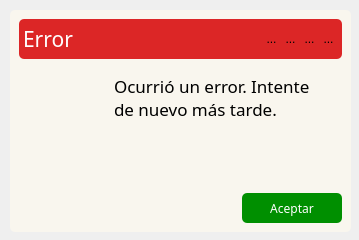
<?xml version="1.0" encoding="UTF-8"?>
<ui version="4.0">
 <class>error_dialog</class>
 <widget class="QDialog" name="error_dialog">
  <property name="geometry">
   <rect>
    <x>0</x>
    <y>0</y>
    <width>359</width>
    <height>240</height>
   </rect>
  </property>
  <property name="windowTitle">
   <string>Dialog</string>
  </property>
  <widget class="QFrame" name="frame">
   <property name="geometry">
    <rect>
     <x>0</x>
     <y>0</y>
     <width>361</width>
     <height>242</height>
    </rect>
   </property>
   <widget class="QFrame" name="background_frame">
    <property name="enabled">
     <bool>true</bool>
    </property>
    <property name="geometry">
     <rect>
      <x>10</x>
      <y>10</y>
      <width>341</width>
      <height>222</height>
     </rect>
    </property>
    <property name="layoutDirection">
     <enum>Qt::RightToLeft</enum>
    </property>
    <property name="styleSheet">
     <string notr="true">background: #F9F6EE;
border-radius: 5px;
border: 0;</string>
    </property>
    <property name="frameShape">
     <enum>QFrame::StyledPanel</enum>
    </property>
    <property name="frameShadow">
     <enum>QFrame::Plain</enum>
    </property>
    <layout class="QVBoxLayout" name="verticalLayout">
     <item>
      <widget class="QFrame" name="top_bar_frame">
       <property name="sizePolicy">
        <sizepolicy hsizetype="Preferred" vsizetype="Minimum">
         <horstretch>0</horstretch>
         <verstretch>0</verstretch>
        </sizepolicy>
       </property>
       <property name="minimumSize">
        <size>
         <width>0</width>
         <height>40</height>
        </size>
       </property>
       <property name="maximumSize">
        <size>
         <width>16777215</width>
         <height>40</height>
        </size>
       </property>
       <property name="styleSheet">
        <string notr="true">background-color: #dc2626;
border-radius: 5px;</string>
       </property>
       <property name="frameShape">
        <enum>QFrame::StyledPanel</enum>
       </property>
       <property name="frameShadow">
        <enum>QFrame::Raised</enum>
       </property>
       <layout class="QHBoxLayout" name="horizontalLayout">
        <property name="leftMargin">
         <number>4</number>
        </property>
        <property name="rightMargin">
         <number>4</number>
        </property>
        <item>
         <widget class="QFrame" name="frame_3">
          <property name="frameShape">
           <enum>QFrame::StyledPanel</enum>
          </property>
          <property name="frameShadow">
           <enum>QFrame::Raised</enum>
          </property>
          <layout class="QHBoxLayout" name="horizontalLayout_2">
           <property name="spacing">
            <number>0</number>
           </property>
           <property name="leftMargin">
            <number>0</number>
           </property>
           <property name="topMargin">
            <number>0</number>
           </property>
           <property name="rightMargin">
            <number>0</number>
           </property>
           <property name="bottomMargin">
            <number>0</number>
           </property>
           <item>
            <widget class="QToolButton" name="close_button">
             <property name="text">
              <string>...</string>
             </property>
             <property name="icon">
              <iconset resource="recursos.qrc">
               <normaloff>:/iconos/assets/icons/close-window.png</normaloff>:/iconos/assets/icons/close-window.png</iconset>
             </property>
            </widget>
           </item>
           <item>
            <widget class="QToolButton" name="maximize_button">
             <property name="text">
              <string>...</string>
             </property>
             <property name="icon">
              <iconset resource="recursos.qrc">
               <normaloff>:/iconos/assets/icons/maximize-window.png</normaloff>:/iconos/assets/icons/maximize-window.png</iconset>
             </property>
            </widget>
           </item>
           <item>
            <widget class="QToolButton" name="minimize_button">
             <property name="text">
              <string>...</string>
             </property>
             <property name="icon">
              <iconset resource="recursos.qrc">
               <normaloff>:/iconos/assets/icons/minimize-window.png</normaloff>:/iconos/assets/icons/minimize-window.png</iconset>
             </property>
            </widget>
           </item>
           <item>
            <widget class="QToolButton" name="restore_button">
             <property name="text">
              <string>...</string>
             </property>
             <property name="icon">
              <iconset resource="recursos.qrc">
               <normaloff>:/iconos/assets/icons/restore-window.png</normaloff>:/iconos/assets/icons/restore-window.png</iconset>
             </property>
            </widget>
           </item>
           <item>
            <widget class="QLabel" name="label">
             <property name="font">
              <font>
               <family>Rubik</family>
               <pointsize>16</pointsize>
              </font>
             </property>
             <property name="styleSheet">
              <string notr="true">color: white;</string>
             </property>
             <property name="text">
              <string>Error</string>
             </property>
            </widget>
           </item>
          </layout>
         </widget>
        </item>
       </layout>
      </widget>
     </item>
     <item>
      <widget class="QFrame" name="frame_4">
       <property name="layoutDirection">
        <enum>Qt::RightToLeft</enum>
       </property>
       <property name="styleSheet">
        <string notr="true">border: 0;</string>
       </property>
       <property name="frameShape">
        <enum>QFrame::StyledPanel</enum>
       </property>
       <property name="frameShadow">
        <enum>QFrame::Raised</enum>
       </property>
       <layout class="QHBoxLayout" name="horizontalLayout_3">
        <item>
         <widget class="QLabel" name="message">
          <property name="font">
           <font>
            <family>Rubik</family>
            <pointsize>13</pointsize>
           </font>
          </property>
          <property name="autoFillBackground">
           <bool>false</bool>
          </property>
          <property name="text">
           <string>Ocurrió un error. Intente de nuevo más tarde.</string>
          </property>
          <property name="textFormat">
           <enum>Qt::AutoText</enum>
          </property>
          <property name="alignment">
           <set>Qt::AlignLeading|Qt::AlignLeft|Qt::AlignTop</set>
          </property>
          <property name="wordWrap">
           <bool>true</bool>
          </property>
          <property name="margin">
           <number>8</number>
          </property>
         </widget>
        </item>
        <item>
         <widget class="QLabel" name="icon">
          <property name="maximumSize">
           <size>
            <width>80</width>
            <height>16777215</height>
           </size>
          </property>
          <property name="text">
           <string/>
          </property>
          <property name="pixmap">
           <pixmap resource="recursos.qrc">:/iconos/assets/icons/error_icon.svg</pixmap>
          </property>
         </widget>
        </item>
       </layout>
      </widget>
     </item>
     <item>
      <widget class="QPushButton" name="acceptButton">
       <property name="minimumSize">
        <size>
         <width>100</width>
         <height>30</height>
        </size>
       </property>
       <property name="maximumSize">
        <size>
         <width>100</width>
         <height>16777215</height>
        </size>
       </property>
       <property name="font">
        <font>
         <family>Rubik</family>
        </font>
       </property>
       <property name="cursor">
        <cursorShape>PointingHandCursor</cursorShape>
       </property>
       <property name="focusPolicy">
        <enum>Qt::StrongFocus</enum>
       </property>
       <property name="styleSheet">
        <string notr="true">background-color: rgb(0, 143, 0);
padding: 4 16;
border-radius: 5px;
color: white;</string>
       </property>
       <property name="text">
        <string>Aceptar</string>
       </property>
      </widget>
     </item>
    </layout>
   </widget>
  </widget>
 </widget>
 <resources>
  <include location="recursos.qrc"/>
 </resources>
 <connections/>
</ui>
